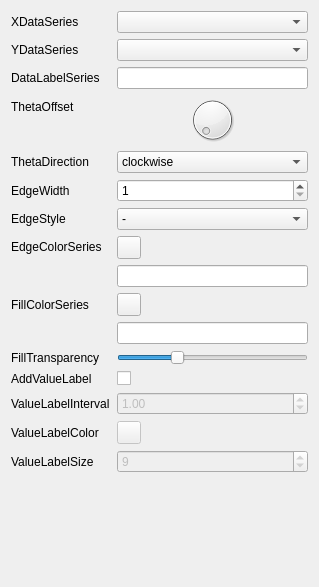
<?xml version="1.0" encoding="UTF-8"?>
<ui version="4.0">
 <class>Form</class>
 <widget class="QWidget" name="Form">
  <property name="geometry">
   <rect>
    <x>0</x>
    <y>0</y>
    <width>319</width>
    <height>587</height>
   </rect>
  </property>
  <property name="windowTitle">
   <string>Form</string>
  </property>
  <layout class="QVBoxLayout" name="verticalLayout">
   <item>
    <layout class="QFormLayout" name="formLayout">
     <item row="0" column="0">
      <widget class="QLabel" name="x_series_label">
       <property name="minimumSize">
        <size>
         <width>100</width>
         <height>0</height>
        </size>
       </property>
       <property name="text">
        <string>XDataSeries</string>
       </property>
      </widget>
     </item>
     <item row="0" column="1">
      <widget class="QComboBox" name="x_series_combo">
       <property name="maximumSize">
        <size>
         <width>200</width>
         <height>16777215</height>
        </size>
       </property>
      </widget>
     </item>
     <item row="1" column="0">
      <widget class="QLabel" name="y_series_label">
       <property name="text">
        <string>YDataSeries</string>
       </property>
      </widget>
     </item>
     <item row="1" column="1">
      <widget class="QComboBox" name="y_series_combo"/>
     </item>
     <item row="2" column="0">
      <widget class="QLabel" name="label">
       <property name="text">
        <string>DataLabelSeries</string>
       </property>
      </widget>
     </item>
     <item row="2" column="1">
      <widget class="QLineEdit" name="data_label_line"/>
     </item>
     <item row="3" column="0">
      <widget class="QLabel" name="label_2">
       <property name="text">
        <string>ThetaOffset</string>
       </property>
      </widget>
     </item>
     <item row="3" column="1">
      <widget class="QDial" name="theta_offset_dial">
       <property name="maximumSize">
        <size>
         <width>16777215</width>
         <height>50</height>
        </size>
       </property>
       <property name="minimum">
        <number>0</number>
       </property>
       <property name="maximum">
        <number>360</number>
       </property>
       <property name="singleStep">
        <number>10</number>
       </property>
      </widget>
     </item>
     <item row="4" column="0">
      <widget class="QLabel" name="label_3">
       <property name="text">
        <string>ThetaDirection</string>
       </property>
      </widget>
     </item>
     <item row="4" column="1">
      <widget class="QComboBox" name="theta_direction_combo">
       <item>
        <property name="text">
         <string>clockwise</string>
        </property>
       </item>
       <item>
        <property name="text">
         <string>counterclockwise</string>
        </property>
       </item>
       <item>
        <property name="text">
         <string>anticlockwise</string>
        </property>
       </item>
      </widget>
     </item>
     <item row="5" column="0">
      <widget class="QLabel" name="label_4">
       <property name="text">
        <string>EdgeWidth</string>
       </property>
      </widget>
     </item>
     <item row="5" column="1">
      <widget class="QSpinBox" name="line_width_spin">
       <property name="minimum">
        <number>1</number>
       </property>
       <property name="maximum">
        <number>100</number>
       </property>
      </widget>
     </item>
     <item row="6" column="0">
      <widget class="QLabel" name="label_5">
       <property name="text">
        <string>EdgeStyle</string>
       </property>
      </widget>
     </item>
     <item row="6" column="1">
      <widget class="QComboBox" name="line_type_combo">
       <item>
        <property name="text">
         <string>-</string>
        </property>
       </item>
       <item>
        <property name="text">
         <string>--</string>
        </property>
       </item>
       <item>
        <property name="text">
         <string>-.</string>
        </property>
       </item>
       <item>
        <property name="text">
         <string>:</string>
        </property>
       </item>
      </widget>
     </item>
     <item row="7" column="0">
      <widget class="QLabel" name="label_11">
       <property name="maximumSize">
        <size>
         <width>16777215</width>
         <height>21</height>
        </size>
       </property>
       <property name="text">
        <string>EdgeColorSeries</string>
       </property>
      </widget>
     </item>
     <item row="7" column="1">
      <widget class="QToolButton" name="radar_line_color_series_btn">
       <property name="text">
        <string/>
       </property>
      </widget>
     </item>
     <item row="8" column="1">
      <widget class="QLineEdit" name="radar_line_color_series_line"/>
     </item>
     <item row="16" column="1">
      <spacer name="verticalSpacer">
       <property name="orientation">
        <enum>Qt::Orientation::Vertical</enum>
       </property>
       <property name="sizeHint" stdset="0">
        <size>
         <width>20</width>
         <height>40</height>
        </size>
       </property>
      </spacer>
     </item>
     <item row="9" column="1">
      <widget class="QToolButton" name="radar_fill_color_series_btn">
       <property name="text">
        <string/>
       </property>
      </widget>
     </item>
     <item row="9" column="0">
      <widget class="QLabel" name="label_6">
       <property name="text">
        <string>FillColorSeries</string>
       </property>
      </widget>
     </item>
     <item row="10" column="1">
      <widget class="QLineEdit" name="radar_fill_color_series_line"/>
     </item>
     <item row="11" column="1">
      <widget class="QSlider" name="radar_fill_transparent_slider">
       <property name="maximum">
        <number>100</number>
       </property>
       <property name="value">
        <number>30</number>
       </property>
       <property name="orientation">
        <enum>Qt::Orientation::Horizontal</enum>
       </property>
      </widget>
     </item>
     <item row="11" column="0">
      <widget class="QLabel" name="label_9">
       <property name="text">
        <string>FillTransparency</string>
       </property>
      </widget>
     </item>
     <item row="12" column="1">
      <widget class="QCheckBox" name="radar_value_label_check">
       <property name="text">
        <string/>
       </property>
      </widget>
     </item>
     <item row="12" column="0">
      <widget class="QLabel" name="label_10">
       <property name="text">
        <string>AddValueLabel</string>
       </property>
      </widget>
     </item>
     <item row="13" column="1">
      <widget class="QDoubleSpinBox" name="radar_value_label_interval_spin">
       <property name="enabled">
        <bool>false</bool>
       </property>
       <property name="decimals">
        <number>2</number>
       </property>
       <property name="maximum">
        <double>100.000000000000000</double>
       </property>
       <property name="singleStep">
        <double>0.010000000000000</double>
       </property>
       <property name="value">
        <double>1.000000000000000</double>
       </property>
      </widget>
     </item>
     <item row="13" column="0">
      <widget class="QLabel" name="label_22">
       <property name="text">
        <string>ValueLabelInterval</string>
       </property>
      </widget>
     </item>
     <item row="14" column="1">
      <widget class="QToolButton" name="radar_value_label_color_btn">
       <property name="enabled">
        <bool>false</bool>
       </property>
       <property name="text">
        <string/>
       </property>
      </widget>
     </item>
     <item row="14" column="0">
      <widget class="QLabel" name="label_23">
       <property name="text">
        <string>ValueLabelColor</string>
       </property>
      </widget>
     </item>
     <item row="15" column="1">
      <widget class="QSpinBox" name="radar_value_label_size_spin">
       <property name="enabled">
        <bool>false</bool>
       </property>
       <property name="value">
        <number>9</number>
       </property>
      </widget>
     </item>
     <item row="15" column="0">
      <widget class="QLabel" name="label_24">
       <property name="text">
        <string>ValueLabelSize</string>
       </property>
      </widget>
     </item>
    </layout>
   </item>
  </layout>
 </widget>
 <resources/>
 <connections/>
</ui>
